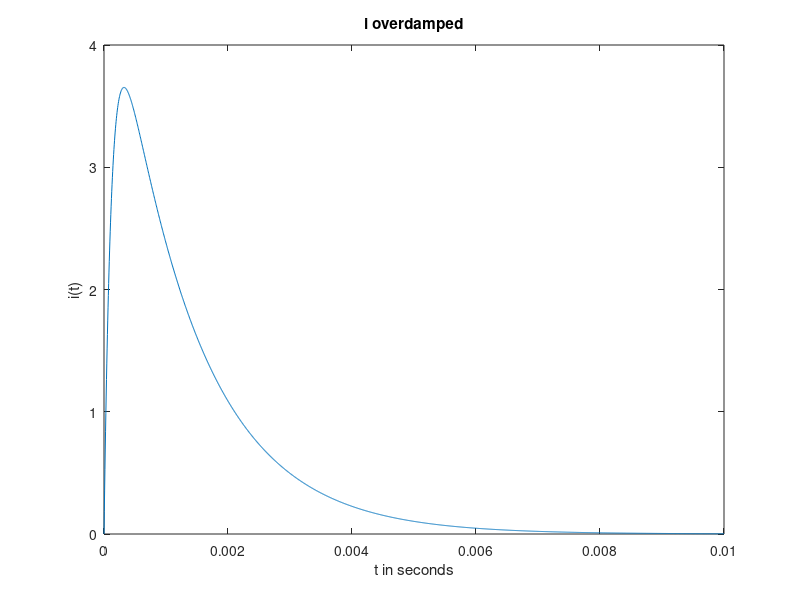

The MATLAB source for this figure:
%% Jaiden Kazemini
% Lab 1 - ECE2240

% plot of i overdamped

t = 0:0.000005:0.01; 
i = 5.22.*exp(-784.6*t)-5.22.*exp(-7965.3*t);

plot(t,i)
title('i overdamped')
xlabel('t in seconds')
ylabel('i(t)')